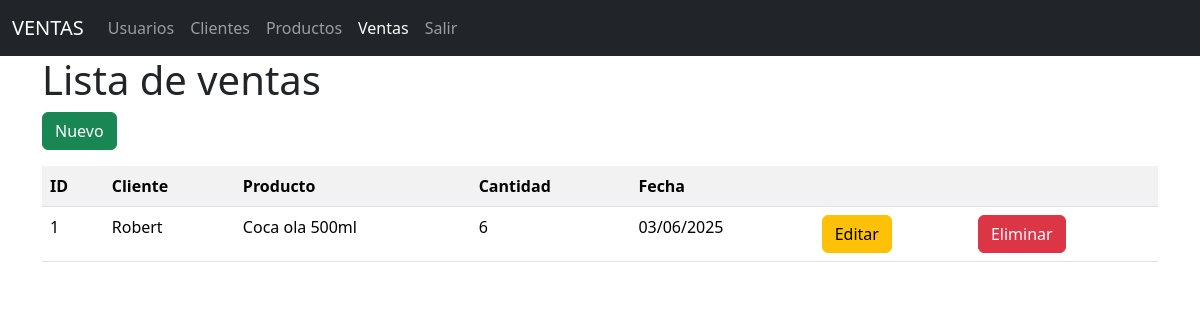
/ventas/, run on the app's committed database.
### models/venta_model.py (models this page shows, shortened)
class Venta(db.Model):
    __tablename__ = "ventas"
    id = db.Column(db.Integer,primary_key=True)
    cliente_id = db.Column(db.Integer, db.ForeignKey('clientes.id'),nullable=False)
    producto_id = db.Column(db.Integer, db.ForeignKey('productos.id'),nullable=False)
    cantidad = db.Column(db.Integer,nullable=False)
    fecha = db.Column(db.DateTime,nullable=False)
    cliente = db.relationship('Cliente',back_populates='ventas')
    producto = db.relationship('Producto',back_populates='ventas')
    @staticmethod
    def get_all():
        return Venta.query.all()

### models/cliente_model.py (models this page shows, shortened)
class Cliente(db.Model):
    __tablename__ = "clientes"
    id = db.Column(db.Integer,primary_key=True)
    nombre = db.Column(db.String(80),nullable=False)
    email = db.Column(db.String(100),nullable=False)
    telefono = db.Column(db.String(20),nullable=False)
    ventas = db.relationship('Venta',back_populates='cliente')

### models/producto_model.py (models this page shows, shortened)
class Producto(db.Model):
    __tablename__ = "productos"
    id = db.Column(db.Integer,primary_key=True)
    descripcion = db.Column(db.String(120),nullable=False)
    precio = db.Column(db.Float(11,2),nullable=False)
    stock = db.Column(db.Integer,nullable=False)
    ventas = db.relationship('Venta', back_populates='producto')

### controllers/venta_controller.py (the view)
@venta_bp.route("/")
def index():
    ventas = Venta.get_all()
    return venta_view.list(ventas)

### run.py (called while the page is built)
@app.context_processor
def inject_active_path():
    def is_active(path):
        return 'active' if request.path == path else ''
    return(dict(is_active = is_active))

### views/venta_view.py (called while the page is built)
def list(ventas):
    return render_template('ventas/index.html', ventas = ventas)

### templates/ventas/index.html (shortened to what this page needs)
{% extends 'base.html' %}
{%  block content %}
<h1>Lista de ventas</h1>
<a href="{{ url_for('venta.create') }}" class="btn btn-success mb-3">Nuevo</a>
<table class="table table-striped">
    <tr>
        <th>ID</th>
        <th>Cliente</th>
        <th>Producto</th>
        <th>Cantidad</th>
        <th>Fecha</th>
        <th></th>
        <th></th>
    </tr>
    {% for item in ventas %}
    <tr>
        <td>{{item.id}}</td>
        <td>{{item.cliente.nombre}}</td>
        <td>{{item.producto.descripcion}}</td>
        <td>{{item.cantidad}}</td>
        <td>{{item.fecha.strftime('%d/%m/%Y')}}</td>
        <td>
            <a href="{{ url_for('venta.edit',id=item.id) }}" class="btn btn-warning">Editar</a>
        </td>
        <td>
            <a href="{{ url_for('venta.delete',id=item.id) }}" class="btn btn-danger">Eliminar</a>
        </td>
    </tr>
    {% endfor %}
</table>
{%  endblock %}

### data on the page
Venta: id "1", cliente.nombre "Robert", producto.descripcion "Coca ola 500ml", cantidad "6", fecha "03/06/2025"
